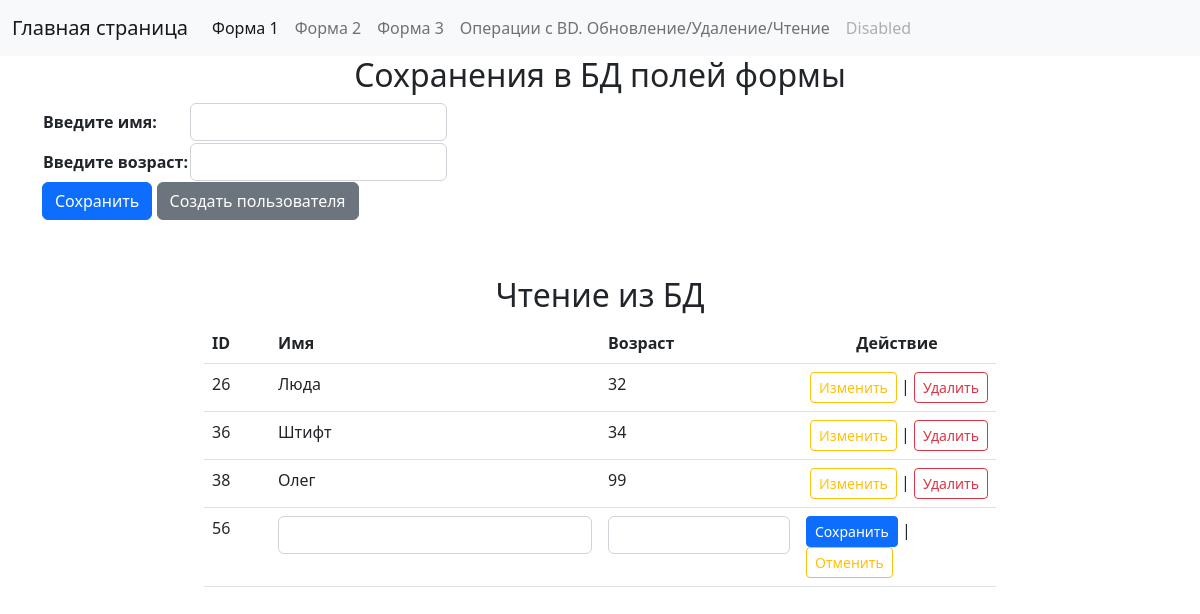
Screenshot of /edit/56 with the database file from the repository.
### dj_app/models.py (models this page shows)
class Person(models.Model):
    name = models.CharField(max_length=15)
    age = models.IntegerField()
    objects = models.Model

### dj_app/views.py (the view, shortened to what this page needs)
# urls.py: path('edit/<int:user_id>', views.Models.edit, name="edit"),
    @staticmethod
    def edit(request, user_id):
        if request.method == "GET":
            form = OperationForm()  # Создаю форму
            data = DataBase.read(model=Person)  # Читаю таблицу
            context = {"data": data, "form": form, "user_id": int(user_id)}
            return render(request, "operation.html", context=context)

### dj_app/forms.py
class OperationForm(forms.Form):
    name = forms.CharField(label="Введите имя", required=False, max_length=20, widget=forms.widgets.TextInput(attrs={'class': 'form-control'}))
    age = forms.IntegerField(label="Введите возраст", required=False, max_value=99, widget=forms.widgets.NumberInput(attrs={'class': 'form-control'}))

### dj_app/views.py (called while the page is built, shortened)
    @staticmethod
    def read(model, mode="all", **kwargs):
        if mode == "all":  # Получить данные для [всех объектов]
            result = model.objects.all()
            return list(result.values())

### templates/operation.html (shortened to what this page needs)
{% extends 'base.html' %}
{% load static %}
{% block form %}
<div class="container">
    <div class="row">
        <h2 class="text-center">Сохранения в БД полей формы</h2>
        <form method="post" action="">
            <table>{{ form }}</table>
            <input class="btn btn-primary" type="submit" value="Сохранить">
            <a class="btn btn-secondary" href="{% url 'create' %}">Создать пользователя</a>
        </form>
    </div>
</div>
<div class="row">
    <div class="col"></div>
    <div class="col-8">
        <h2 class="mt-5 text-center">Чтение из БД</h2>
        <table class="table">
            <tr>
                <th class="col">ID</th>
                <th class="col-5" style="text-align: left;">Имя</th>
                <th class="col-3">Возраст</th>
                <th class="col-3" style="text-align: center;">Действие</th>
            </tr>
            {% for elm in data %}
            {% if elm.id != user_id %}
            <tr>
                <td>{{ elm.id }}</td>
                <td>{{ elm.name }}</td>
                <td>{{ elm.age }}</td>
                <td style="text-align: right;"><a class="btn btn-outline-warning btn-sm" href="/edit/{{ elm.id }}">Изменить</a>
                    | <a class="btn btn-outline-danger btn-sm" href="/delete/{{ elm.id }}">Удалить</a></td>
            </tr>
            {% else %}
            <tr>
                <form method="post" action="/edit/{{ elm.id }}">
                    <td>{{ elm.id }}</td>
                    <td>{{ form.name }}</td>
                    <td>{{ form.age }}</td>
                    <td><input class="btn btn-primary btn-sm" type="submit" value="Сохранить"> | <a
                            class="btn btn-outline-warning btn-sm" href="/operation">Отменить</a></td>
                </form>
                {% endif %}
            </tr>
            {% endfor %}
        </table>
    </div>
    <div class="col"></div>
</div>
{% endblock form %}

### rows the page displays
Person: id "26", name "Люда", age "32"
Person: id "36", name "Штифт", age "34"
Person: id "38", name "Олег", age "99"
Person: id "56"
